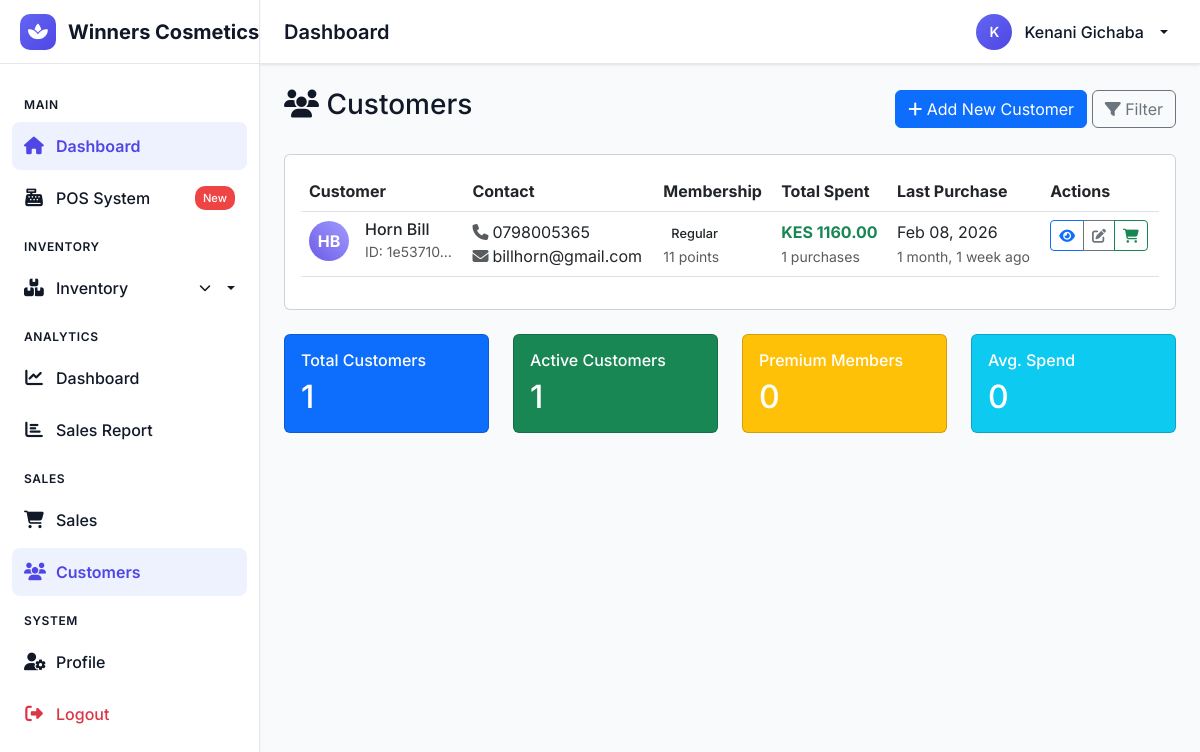
The page /app/customers/ (signed in) on the database as committed earlier.
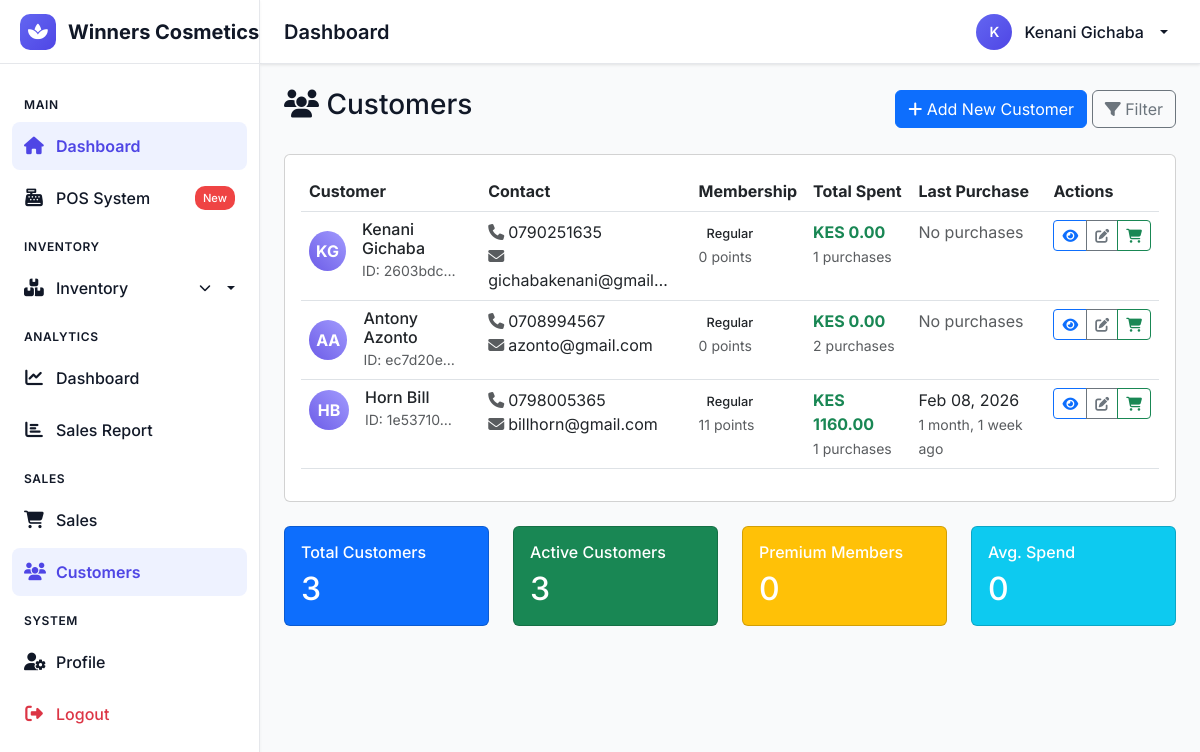
The same page on the database as committed later.
### core/models.py (models this page shows, shortened)
class Customer(models.Model):
    MEMBERSHIP_TYPES = [
        ('REG', 'Regular'),
        ('SIL', 'Silver'),
        ('GOLD', 'Gold'),
        ('PLAT', 'Platinum'),
        ('VIP', 'VIP'),
    ]
    GENDER_CHOICES = [
        ('M', 'Male'),
        ('F', 'Female'),
        ('O', 'Other'),
    ]
    user = models.OneToOneField(User, on_delete=models.CASCADE, null=True, blank=True)
    customer_id = models.CharField(max_length=20, unique=True, default=uuid.uuid4)
    first_name = models.CharField(max_length=100)
    last_name = models.CharField(max_length=100)
    email = models.EmailField(unique=True)
    phone = models.CharField(max_length=15, validators=[
        RegexValidator(regex=r'^\+?1?\d{9,15}$', message="Phone number must be entered in the format: '+999999999'. Up to 15 digits allowed.")
    ])
    gender = models.CharField(max_length=1, choices=GENDER_CHOICES, blank=True)
    date_of_birth = models.DateField(null=True, blank=True)
    address = models.TextField(blank=True)
    city = models.CharField(max_length=100, blank=True)
    membership_type = models.CharField(max_length=4, choices=MEMBERSHIP_TYPES, default='REG')
    loyalty_points = models.IntegerField(default=0)
    total_spent = models.DecimalField(max_digits=12, decimal_places=2, default=0)
    last_purchase = models.DateTimeField(null=True, blank=True)
    preferred_payment = models.CharField(max_length=10, default='CASH')
    notes = models.TextField(blank=True)
    date_joined = models.DateTimeField(auto_now_add=True)
    is_active = models.BooleanField(default=True)
    class Meta:
        ordering = ['-date_joined']
        indexes = [
            models.Index(fields=['email']),
            models.Index(fields=['phone']),
            models.Index(fields=['membership_type']),
        ]
    @property
    def full_name(self):
        return f"{self.first_name} {self.last_name}"
    @property
    def purchase_count(self):
        return self.sale_set.count()

### core/views.py (the view, shortened to what this page needs)
# urls.py: path('customers/', CustomerListView.as_view(), name='customer_list'),
class CustomerListView(LoginRequiredMixin, ListView):
    model = Customer
    template_name = 'core/customer_list.html'
    context_object_name = 'customers'
    paginate_by = 20
    def get_queryset(self):
        queryset = Customer.objects.all().order_by('-date_joined')
        search_query = self.request.GET.get('search', '')
        membership = self.request.GET.get('membership', '')
        if membership:
            queryset = queryset.filter(membership_type=membership)
        return queryset
    def get_context_data(self, **kwargs):
        context = super().get_context_data(**kwargs)
        context['search_query'] = self.request.GET.get('search', '')
        context['membership_types'] = Customer.MEMBERSHIP_TYPES
        return context

### core/context_processors.py (called while the page is built)
def notifications(request):
    if request.user.is_authenticated:
        unread_count = Notification.objects.filter(
            user=request.user,
            is_read=False
        ).count()
        return {
            'unread_notifications_count': unread_count,
        }
    return {}

### core/permissions.py (called while the page is built, shortened)
    def __call__(self, request):
        if request.user.is_authenticated:
            if request.user.is_superuser or request.user.is_staff:
                response = self.get_response(request)
                return response
        response = self.get_response(request)
        return response

### core/templatetags/custom_filters.py (called while the page is built)
@register.filter(name='filter_by_membership')
def filter_by_membership(customers, membership_types):
    if not customers:
        return []
    membership_list = [m.strip().upper() for m in membership_types.split(',')]
    result = []
    for customer in customers:
        membership = getattr(customer, 'membership_type', None)
        if membership and membership.upper() in membership_list:
            result.append(customer)
    return result

### templates/core/customer_list.html (shortened to what the changed rows need)
{% extends 'base.html' %}
{% load widget_tweaks %}
{% load custom_filters %}
{% block content %}
<div class="d-flex justify-content-between align-items-center mb-4">
    <h1 class="h3">
        <i class="fas fa-users"></i> Customers
    </h1>
</div>
<div class="card">
    <div class="card-body">
        <div class="table-responsive">
            <table class="table table-hover">
                <thead>
                    <tr>
                        <th>Customer</th>
                        <th>Contact</th>
                        <th>Membership</th>
                        <th>Total Spent</th>
                        <th>Last Purchase</th>
                        <th>Actions</th>
                    </tr>
                </thead>
                <tbody>
                    {% for customer in customers %}
                    <tr>
                        <td>
                            <div class="d-flex align-items-center">
                                <div class="customer-avatar me-3">
                                    {{ customer.first_name.0 }}{{ customer.last_name.0 }}
                                </div>
                                <div>
                                    <h6 class="mb-0">{{ customer.full_name }}</h6>
                                    <small class="text-muted">ID: {{ customer.customer_id|truncatechars:8 }}</small>
                                </div>
                            </div>
                        </td>
                        <td>
                            <div>
                                <i class="fas fa-phone text-muted me-1"></i>{{ customer.phone }}
                                {% if customer.email %}
                                <br>
                                <i class="fas fa-envelope text-muted me-1"></i>{{ customer.email|truncatechars:20 }}
                                {% endif %}
                            </div>
                        </td>
                        <td>
                            <span class="membership-badge membership-{{ customer.membership_type|lower }}">
                                {{ customer.get_membership_type_display }}
                            </span>
                            <br>
                            <small class="text-muted">{{ customer.loyalty_points }} points</small>
                        </td>
                        <td>
                            <span class="text-success fw-bold">KES {{ customer.total_spent|floatformat:2 }}</span>
                            <br>
                            <small class="text-muted">{{ customer.purchase_count }} purchases</small>
                        </td>
                        <td>
                            {% if customer.last_purchase %}
                            {{ customer.last_purchase|date:"M d, Y" }}
                            <br>
                            <small class="text-muted">{{ customer.last_purchase|timesince }} ago</small>
                            {% else %}
                            <span class="text-muted">No purchases</span>
                            {% endif %}
                        </td>
                        <td>
                            <div class="btn-group btn-group-sm">
                                <a href="{% url 'customer_detail' customer.pk %}" class="btn btn-outline-primary">
                                    <i class="fas fa-eye"></i>
                                </a>
                                <a href="{% url 'customer_update' customer.pk %}" class="btn btn-outline-secondary">
                                    <i class="fas fa-edit"></i>
                                </a>
                                <a href="{% url 'customer_detail' customer.pk %}" class="btn btn-outline-success">
                                    <i class="fas fa-shopping-cart"></i>
                                </a>
                            </div>
                        </td>
                    </tr>
                    {% endfor %}
                </tbody>
            </table>
        </div>
    </div>
</div>
<div class="row mt-4">
    <div class="col-md-3">
        <div class="card bg-primary text-white">
            <div class="card-body">
                <h6 class="card-title">Total Customers</h6>
                <h2 class="mb-0">{{ page_obj.paginator.count }}</h2>
            </div>
        </div>
    </div>
    <div class="col-md-3">
        <div class="card bg-success text-white">
            <div class="card-body">
                <h6 class="card-title">Active Customers</h6>
                <h2 class="mb-0">
                    {% with active_count=customers.count %}
                        {{ active_count }}
                    {% endwith %}
                </h2>
            </div>
        </div>
    </div>
    <div class="col-md-3">
        <div class="card bg-warning text-white">
            <div class="card-body">
                <h2 class="mb-0">
                    {% with premium_count=customers|filter_by_membership:"GOLD,PLATINUM,VIP"|length %}
                        {{ premium_count }}
                    {% endwith %}
                </h2>
            </div>
        </div>
    </div>
    <div class="col-md-3">
        <div class="card bg-info text-white">
            <div class="card-body">
                <h2 class="mb-0">
                    {% with premium_count=customers|filter_by_membership:"GOLD,PLATINUM,VIP"|length %}
                        {{ premium_count }}
                    {% endwith %}
                </h2>
            </div>
        </div>
    </div>
</div>
{% endblock %}

Rows that differ between the two databases and show on the page:
added Customer: first_name.0 "K", last_name.0 "G", full_name "Kenani Gichaba", customer_id "2603bdc…", phone "0790251635", email "gichabakenani@gmail…", membership_type "Regular", loyalty_points "0", total_spent "0.00", purchase_count "1", shows "No purchases"
added Customer: first_name.0 "A", last_name.0 "A", full_name "Antony Azonto", customer_id "ec7d20e…", phone "0708994567", email "azonto@gmail.com", membership_type "Regular", loyalty_points "0", total_spent "0.00", purchase_count "2", shows "No purchases"
Other text that changed with them:
{{ page_obj.paginator.count }}: "1" → "3"
{{ active_count }}: "1" → "3"
